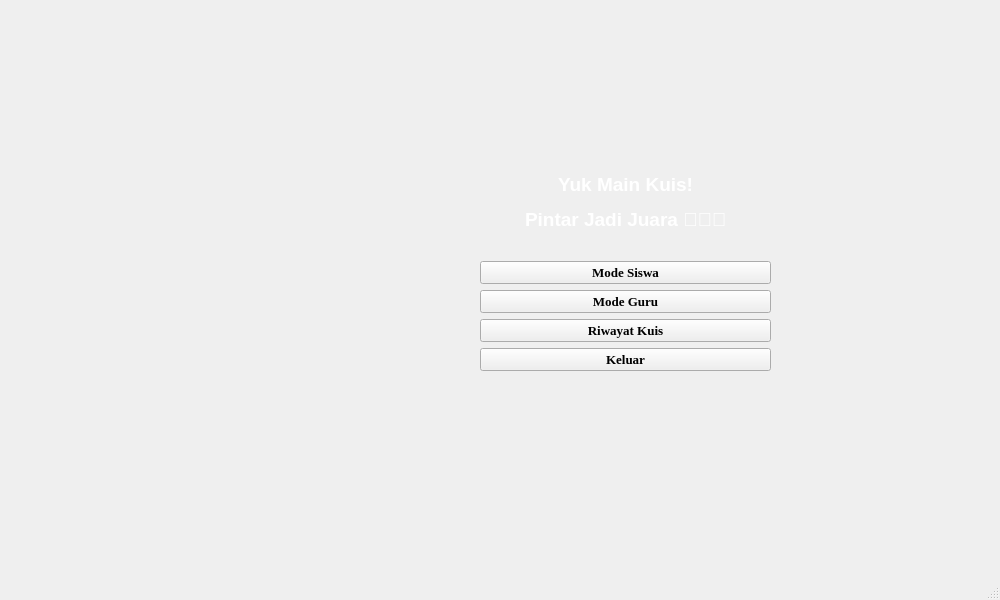
<?xml version="1.0" encoding="UTF-8"?>
<ui version="4.0">
 <class>MainWindow</class>
 <widget class="QMainWindow" name="MainWindow">
  <property name="geometry">
   <rect>
    <x>0</x>
    <y>0</y>
    <width>1000</width>
    <height>600</height>
   </rect>
  </property>
  <property name="minimumSize">
   <size>
    <width>1000</width>
    <height>600</height>
   </size>
  </property>
  <property name="maximumSize">
   <size>
    <width>1000</width>
    <height>600</height>
   </size>
  </property>
  <property name="windowTitle">
   <string>MainWindow</string>
  </property>
  <property name="styleSheet">
   <string notr="true"/>
  </property>
  <property name="dockNestingEnabled">
   <bool>false</bool>
  </property>
  <widget class="QWidget" name="centralwidget">
   <property name="styleSheet">
    <string notr="true"/>
   </property>
   <widget class="QWidget" name="logoPanel" native="true">
    <property name="geometry">
     <rect>
      <x>20</x>
      <y>0</y>
      <width>538</width>
      <height>538</height>
     </rect>
    </property>
    <layout class="QVBoxLayout" name="verticalLayout">
     <item>
      <widget class="QLabel" name="logoLabel">
       <property name="text">
        <string/>
       </property>
       <property name="pixmap">
        <pixmap>images/logoKuis.png</pixmap>
       </property>
       <property name="scaledContents">
        <bool>false</bool>
       </property>
       <property name="wordWrap">
        <bool>false</bool>
       </property>
       <property name="margin">
        <number>10</number>
       </property>
      </widget>
     </item>
    </layout>
   </widget>
   <widget class="QWidget" name="menuPanel" native="true">
    <property name="geometry">
     <rect>
      <x>480</x>
      <y>150</y>
      <width>291</width>
      <height>221</height>
     </rect>
    </property>
    <layout class="QVBoxLayout" name="verticalLayout_2">
     <item>
      <widget class="QLabel" name="lblJudul">
       <property name="font">
        <font>
         <family>MS Sans Serif</family>
         <pointsize>15</pointsize>
         <italic>false</italic>
         <bold>true</bold>
         <underline>false</underline>
         <strikeout>false</strikeout>
         <stylestrategy>PreferDefault</stylestrategy>
        </font>
       </property>
       <property name="focusPolicy">
        <enum>Qt::FocusPolicy::NoFocus</enum>
       </property>
       <property name="styleSheet">
        <string notr="true">color: #FFFFFF;
</string>
       </property>
       <property name="text">
        <string>&lt;html&gt;&lt;head/&gt;&lt;body&gt;&lt;p align=&quot;center&quot;&gt;&lt;span style=&quot; font-size:14pt;&quot;&gt;Yuk Main Kuis!&lt;/span&gt;&lt;/p&gt;&lt;p align=&quot;center&quot;&gt;&lt;span style=&quot; font-size:14pt;&quot;&gt;Pintar Jadi Juara 🌟🌟🌟&lt;/span&gt;&lt;/p&gt;&lt;/body&gt;&lt;/html&gt;</string>
       </property>
       <property name="textFormat">
        <enum>Qt::TextFormat::RichText</enum>
       </property>
       <property name="scaledContents">
        <bool>false</bool>
       </property>
       <property name="alignment">
        <set>Qt::AlignmentFlag::AlignCenter</set>
       </property>
      </widget>
     </item>
     <item>
      <widget class="QPushButton" name="btnSiswa">
       <property name="font">
        <font>
         <family>Times New Roman</family>
         <pointsize>10</pointsize>
         <bold>true</bold>
        </font>
       </property>
       <property name="focusPolicy">
        <enum>Qt::FocusPolicy::StrongFocus</enum>
       </property>
       <property name="text">
        <string>Mode Siswa</string>
       </property>
      </widget>
     </item>
     <item>
      <widget class="QPushButton" name="btnGuru">
       <property name="font">
        <font>
         <family>Times New Roman</family>
         <pointsize>10</pointsize>
         <bold>true</bold>
        </font>
       </property>
       <property name="focusPolicy">
        <enum>Qt::FocusPolicy::StrongFocus</enum>
       </property>
       <property name="text">
        <string>Mode Guru</string>
       </property>
      </widget>
     </item>
     <item>
      <widget class="QPushButton" name="btnRiwayat">
       <property name="font">
        <font>
         <family>Times New Roman</family>
         <pointsize>10</pointsize>
         <bold>true</bold>
        </font>
       </property>
       <property name="focusPolicy">
        <enum>Qt::FocusPolicy::StrongFocus</enum>
       </property>
       <property name="text">
        <string>Riwayat Kuis</string>
       </property>
      </widget>
     </item>
     <item>
      <widget class="QPushButton" name="btnKeluar">
       <property name="font">
        <font>
         <family>Times New Roman</family>
         <pointsize>10</pointsize>
         <bold>true</bold>
        </font>
       </property>
       <property name="focusPolicy">
        <enum>Qt::FocusPolicy::StrongFocus</enum>
       </property>
       <property name="text">
        <string>Keluar</string>
       </property>
      </widget>
     </item>
    </layout>
   </widget>
  </widget>
  <widget class="QMenuBar" name="menubar">
   <property name="geometry">
    <rect>
     <x>0</x>
     <y>0</y>
     <width>1000</width>
     <height>33</height>
    </rect>
   </property>
  </widget>
  <widget class="QStatusBar" name="statusbar"/>
 </widget>
 <resources/>
 <connections/>
</ui>
